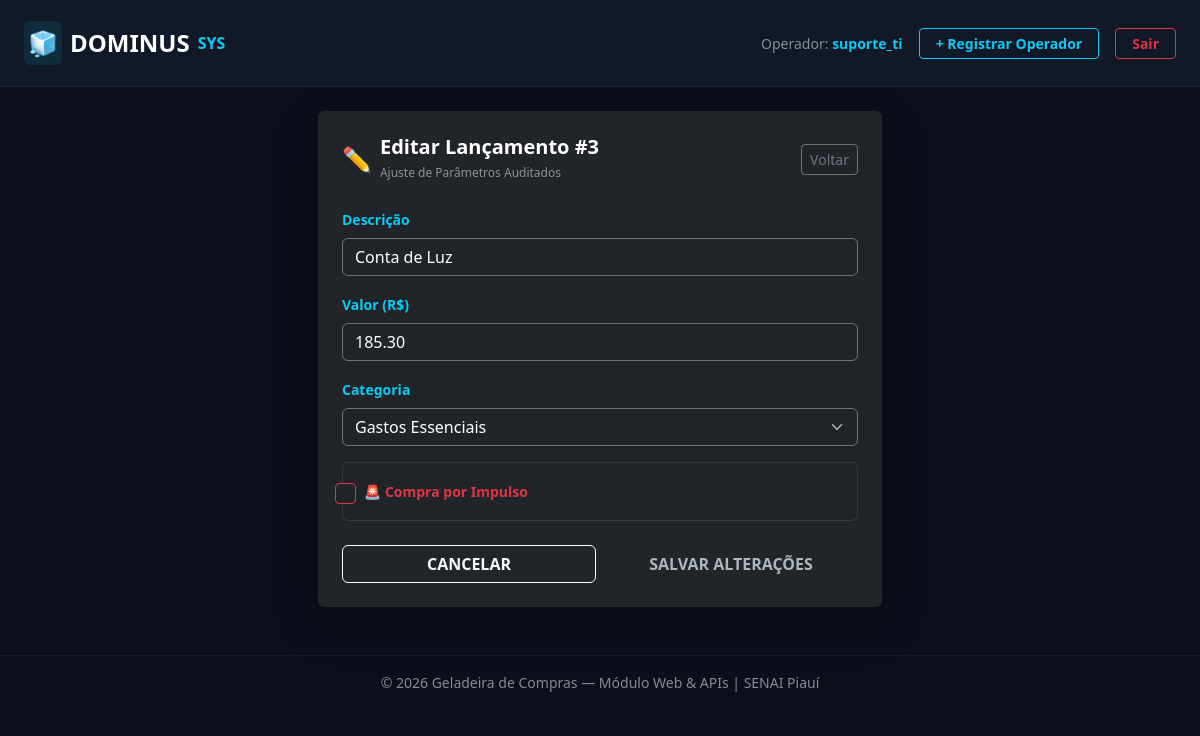
The app's page /editar/3/ (signed in) with its own data.
### main/models.py (models this page shows, shortened)
class RegistroGasto(models.Model):
    CATEGORIA_CHOICES = [
        ('essenciais', 'Gastos Essenciais'),
        ('lazer', 'Lazer'),
        ('eletronicos', 'Eletrônicos'),
        ('vestuario', 'Vestuário'),
        ('outros', 'Outros'),
    ]
    ESTADO_CHOICES = [
        ('PLANEJADO', 'Planejado / Efetivado'),
        ('CONGELADO', 'Na Geladeira (Reflexão)'),
        ('DESISTIDO', 'Compra Abortada (Economizado)'),
    ]
    descricao = models.CharField(max_length=100)
    valor = models.DecimalField(max_digits=10, decimal_places=2)
    categoria = models.CharField(max_length=20, choices=CATEGORIA_CHOICES, default='outros')
    impulso = models.BooleanField(default=False)
    estado = models.CharField(max_length=20, choices=ESTADO_CHOICES, default='PLANEJADO')
    data_criacao = models.DateTimeField(auto_now_add=True)
    dias_reflexao = models.IntegerField(default=3) # Período padrão de resfriamento

### main/views.py (the view)
# urls.py: path('editar/<int:id>/', editar_gasto_view, name='editar_gasto'),
def editar_gasto_view(request, id):
    gasto = get_object_or_404(RegistroGasto, id=id)
    if request.method == 'POST':
        form = RegistroGastoForm(request.POST, instance=gasto)
        if form.is_valid():
            form.save()
            return redirect('painel')
    else:
        form = RegistroGastoForm(instance=gasto)
    return render(request, 'main/editar_gasto.html', {'form': form, 'gasto': gasto})

### main/forms.py (shortened to what this page needs)
class RegistroGastoForm(forms.ModelForm):
    class Meta:
        model = RegistroGasto
        fields = ['descricao', 'valor', 'categoria', 'impulso']
        widgets = {
            'descricao': forms.TextInput(attrs={
                'class': 'form-control bg-dark text-white border-secondary shadow-none',
                'placeholder': 'Ex: Fone Bluetooth, Supermercado, Lanche...',
                'required': 'required',
            }),
            'valor': forms.NumberInput(attrs={
                'class': 'form-control bg-dark text-white border-secondary shadow-none',
                'placeholder': '0.00',
                'step': '0.01',
                'min': '0.01',
                'required': 'required',
            }),
            'categoria': forms.Select(attrs={
                'class': 'form-select bg-dark text-white border-secondary shadow-none',
                'required': 'required',
            }),
            'impulso': forms.CheckboxInput(attrs={
                'class': 'form-check-input bg-dark border-danger',
                'style': 'cursor: pointer; width: 1.3em; height: 1.3em;',
                'id': 'checkImpulso'
            }),
        }

### main/templates/main/editar_gasto.html (shortened to what this page needs)
{% extends 'main/base.html' %}
{% block content %}
<div class="row justify-content-center">
    <div class="col-lg-6">
        <div class="card bg-dominus-card border-0 shadow-lg">
            <div class="card-body p-4">
                <div class="d-flex align-items-center justify-content-between mb-4">
                    <div class="d-flex align-items-center">
                        <span class="fs-4 me-2 text-warning">✏️</span>
                        <div>
                            <h5 class="card-title text-white fw-bold mb-0">Editar Lançamento #{{ gasto.id }}</h5>
                            <small class="text-muted" style="font-size: 0.75rem;">Ajuste de Parâmetros Auditados</small>
                        </div>
                    </div>
                    <a href="{% url 'painel' %}" class="btn btn-outline-secondary btn-sm">Voltar</a>
                </div>
                <form method="post" action="">
                    <div class="mb-3">
                        <label for="{{ form.descricao.id_for_label }}" class="form-label small fw-bold text-info">Descrição</label>
                        {{ form.descricao }}
                    </div>
                    <div class="mb-3">
                        <label for="{{ form.valor.id_for_label }}" class="form-label small fw-bold text-info">Valor (R$)</label>
                        {{ form.valor }}
                    </div>
                    <div class="mb-3">
                        <label for="{{ form.categoria.id_for_label }}" class="form-label small fw-bold text-info">Categoria</label>
                        {{ form.categoria }}
                    </div>
                    <div class="mb-4 form-check bg-dark p-3 rounded border border-secondary border-opacity-25 d-flex align-items-center">
                        {{ form.impulso }}
                        <label for="{{ form.impulso.id_for_label }}" class="form-check-label ms-2 text-danger fw-bold small cursor-pointer mb-0">
                            🚨 Compra por Impulso
                        </label>
                    </div>
                    <div class="d-flex gap-2">
                        <a href="{% url 'painel' %}" class="btn btn-outline-light w-50 py-2.5 fw-bold">CANCELAR</a>
                        <button type="submit" class="btn btn-neon-primary w-50 py-2.5 fw-bold text-uppercase">SALVAR ALTERAÇÕES</button>
                    </div>
                </form>
            </div>
        </div>
    </div>
</div>
{% endblock %}

### main/templates/main/base.html (shortened to what this page needs)
<!DOCTYPE html>
<html lang="pt-br" data-bs-theme="dark">
<head>
    <link href="https://cdn.jsdelivr.net/npm/bootstrap@5.3.0/dist/css/bootstrap.min.css" rel="stylesheet">
</head>
<body>
    <nav class="navbar navbar-expand-lg navbar-custom py-3 mb-4">
        <div class="container-fluid px-4">
            <a class="navbar-brand d-flex align-items-center gap-2 fw-bold text-white fs-4" href="{% url 'painel' %}">
                <span class="p-1 rounded bg-info bg-opacity-10 text-info">🧊</span>
                <span>DOMINUS</span> <span class="text-info fs-6">SYS</span>
            </a>
            <div class="collapse navbar-collapse justify-content-end" id="navbarContent">
                <div class="d-flex align-items-center gap-3 mt-3 mt-lg-0">
                    {% if user.is_authenticated %}
                        <span class="text-muted small">
                            Operador: <strong class="text-info">{{ user.username }}</strong>
                        </span>
                    {% endif %}
                    <a href="{% url 'registrar_operador' %}" class="btn btn-outline-info btn-sm fw-bold px-3">
                        + Registrar Operador
                    </a>
                    <form action="{% url 'logout' %}" method="post" class="d-inline m-0">
                        <button type="submit" class="btn btn-outline-danger btn-sm fw-bold px-3">
                            Sair
                        </button>
                    </form>
                </div>
            </div>
        </div>
    </nav>
    <main class="px-4 pb-5">
        {% block content %}
        {% endblock %}
    </main>
    <footer class="text-center py-3 text-muted border-top border-secondary border-opacity-10 small mt-auto">
        © 2026 Geladeira de Compras — Módulo Web & APIs | SENAI Piauí
    </footer>
</body>
</html>

### main/templates/main/base.html (style rules this page uses)
body { background-color: #0b0f19; color: #f3f4f6; font-family: 'Segoe UI', system-ui, -apple-system, sans-serif; }
.navbar-custom { background-color: #111827; border-bottom: 1px solid #1f2937; }

### records on screen
RegistroGasto: id "3", descricao "Conta de Luz", valor "185.30", categoria "Gastos Essenciais"

### other values on screen
{{ user.username }} "suporte_ti"
